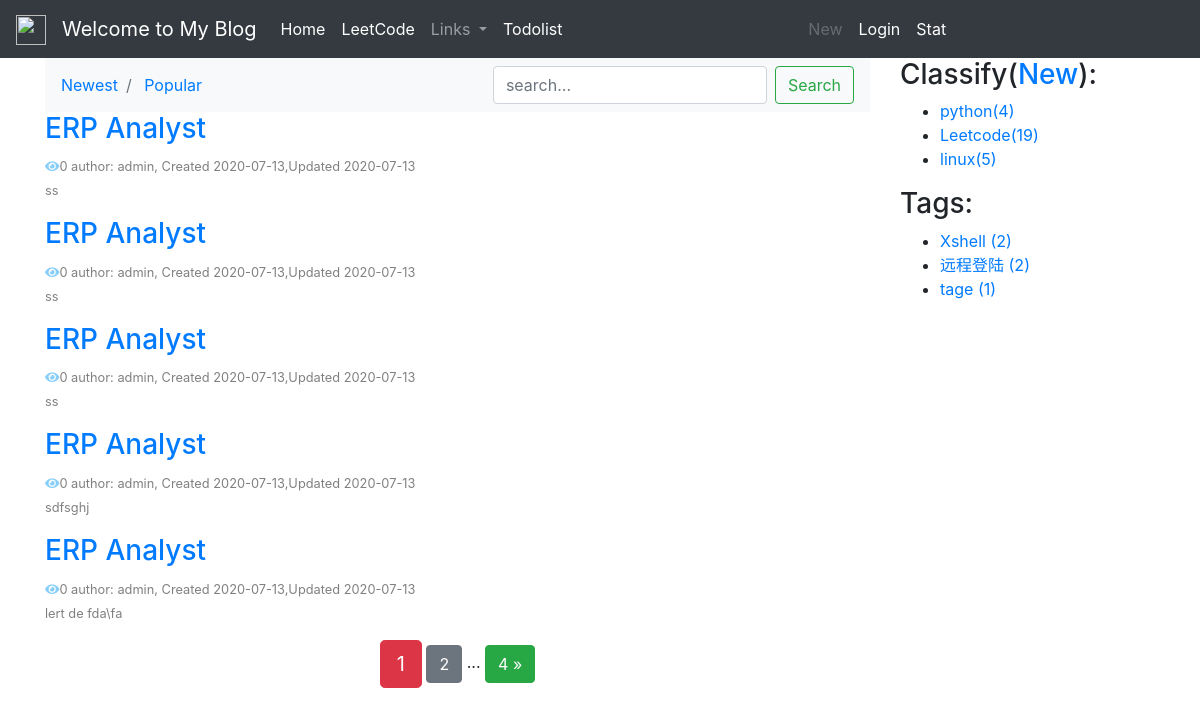
The page / on the database its author committed.
### blog/models.py (models this page shows, shortened)
class Blog(models.Model):
    author = models.ForeignKey(User, on_delete=models.CASCADE)
    title = models.CharField(max_length=100)
    body = models.TextField()
    total_views = models.PositiveIntegerField(default=0)
    created_time = models.DateTimeField(default=timezone.now)
    updated_time = models.DateTimeField(auto_now=True)
    abstract = models.CharField(max_length=200, blank=True)
    classify = models.ForeignKey(BlogClassify, null=True, on_delete=models.CASCADE, related_name='blog')
    tags = models.ManyToManyField(Tag, blank=True)
    avatar = models.ImageField(upload_to='blog/%Y%m%d/', blank=True)
    difficulty=models.ForeignKey(BlogDifficulty,null=True,on_delete=models.CASCADE, related_name='blog')
    datastructrue=models.ForeignKey(BlogClassifyDataStructure,null=True,on_delete=models.CASCADE, related_name='blog')
    algorithm=models.ForeignKey(BlogAlgorithm,null=True,on_delete=models.CASCADE, related_name='blog')
    class Meta:
        ordering = ('-created_time',)

class BlogClassify(models.Model):
    title = models.CharField(max_length=100, blank=True)
    created = models.DateTimeField(default=timezone.now)

class Tag(models.Model):
    name = models.CharField(max_length=100)

### blog/views.py (the view)
# urls.py: path('',views.blog_list,name='blog_list'),
def blog_list(request):
    if not get_user_ip(request):
        return HttpResponse("Your local different IP visit to many times today , please visit tomorrow, Thanks for you visit! Have a good Day!")
    search = request.POST.get('search')
    order = request.GET.get('order')
    classify = request.GET.get('classify')
    tag = request.GET.get('tag')
    blog_list = Blog.objects.all()
    if classify is not None and classify.isdigit():
        blog_list = blog_list.filter(classify=classify)
    cur=BlogClassify.objects.get(title='Leetcode')
    blog_list = blog_list.filter(~Q(classify= cur))
    if tag and tag != 'None':
        blog_list = blog_list.filter(tags=tag)
    if search:
        blog_list = blog_list.filter(
            Q(title__icontains=search) |
            Q(body__icontains=search)
        )
    else:
        search = ''
    if order == 'total_views':
        blog_list = blog_list.order_by('-total_views')
    paginator = Paginator(blog_list, 5)
    page = request.GET.get('page')
    blogs = paginator.get_page(page)
    context = {
        'blogs': blogs,
        'order': order,
        'search': search,
        'classify': classify,
        'tag': tag,
    }
    return render(request, 'blog/list.html', context)

### blog/templatetags/blog_extras.py (called while the page is built)
@register.inclusion_tag('blog/inclusions/_classify.html',takes_context=True)
def show_classify(context):
    classify_list = BlogClassify.objects.annotate(num_posts=Count('blog')).filter(num_posts__gt=0)
    return {
        'classify_list': classify_list,
    }

@register.inclusion_tag('blog/inclusions/_tags.html', takes_context=True)
def show_tags(context):
    tag_list = Tag.objects.annotate(num_posts=Count('blog')).filter(num_posts__gt=0)
    return {
        'tag_list': tag_list,
    }

### templates/blog/list.html (shortened to what this page needs)
{% extends "base.html" %}
{% load staticfiles %}
{% block content %}
    <div>
        <nav class="navbar navbar-expand-lg navbar-light bg-light">
          <div class="collapse navbar-collapse" id="navbarSupportedContent">
            <ul class="navbar-nav mr-auto">
                <li class="breadcrumb-item">
                    <a href="{% url 'blog:blog_list' %}?search={{ search }}&classify={{ classify }}&tag={{ tag }}">
                        Newest
                    </a>
                </li>
                <li class="breadcrumb-item">
                    <a href="{% url 'blog:blog_list' %}?order=total_views&search={{ search }}&classify={{ classify }}&tag={{ tag }}">
                    Popular
                    </a>
                </li>
            </ul>
            <form class="form-inline my-2 my-lg-0" action="{% url 'blog:blog_list' %}?order={{order}}&classify={{ classify }}&tag={{ tag }}" method="POST">
                <input type="search"
                    class="form-control mr-sm-2"
                    name="search"
                    placeholder="search..."
                    required
                >
              <button class="btn btn-outline-success my-2 my-sm-0" type="submit">Search</button>
            </form>
          </div>
        </nav>
    </div>
    {% for blog in blogs %}
    <h3><a href="{% url 'blog:blog_detail' blog.id %}">{{blog.title}}</a></h3>
        <small class="" style="color: gray;"><i class="fas fa-eye" style="color: lightskyblue;"></i>{{ blog.total_views }}&nbsp;author: {{ blog.author }},
            Created {{blog.created_time|date:'Y-m-d'}},Updated {{blog.updated_time|date:'Y-m-d'}}</small>
        <p><small class="text-wrap" style="word-wrap: break-word; color: gray;">{{blog.abstract}}</small></p>
    {% endfor %}
<div class="pagination row">
    <div class="m-auto">
        <span class="step-links">
            <span class="current btn btn-danger btn-lg">
                {{ blogs.number }}
            </span>
            {% if blogs.has_next %}
                <a href="?page={{ blogs.next_page_number }}&order={{ order }}&search={{ search }}&classify={{ classify }}&tag={{ tag }}"
                   class="btn btn-secondary"
                >
                    {{ blogs.next_page_number }}
                </a>
                <span>...</span>
                <a href="?page={{ blogs.paginator.num_pages }}&order={{ order }}&search={{ search }}&classify={{ classify }}&tag={{ tag }}"
                   class="btn btn-success"
                >
                    {{ blogs.paginator.num_pages }} &raquo;
                </a>
            {% endif %}
        </span>
    </div>
</div>
{% endblock content %}

### templates/blog/inclusions/_classify.html
<div class="">
  <h3 class="">Classify(<a href="{% url 'blog:classify_add' %}">New</a>):</h3>
  <ul>
    {% for classify in classify_list %}
    {% if classify.title == 'Leetcode' %}
    <li>
        <a href="{% url 'blog:blog_list_leetcode' %}?classify={{ classify.id }}">{{ classify.title }}<span class="post-count">({{ classify.num_posts }})</span></a>
      </li>
    {% else %}
      <li>
        <a href="{% url 'blog:blog_list' %}?classify={{ classify.id }}">{{ classify.title }}<span class="post-count">({{ classify.num_posts }})</span></a>
      </li>
    {% endif %}
    {% empty %}
      暂无分类！
    {% endfor %}
  </ul>
</div>

### templates/blog/inclusions/_tags.html
<div class="widget widget-tag-cloud">
  <h3 class="widget-title">Tags:</h3>
  <ul>
    {% for tag in tag_list %}
      <li>
        <a href="{% url 'blog:blog_list' %}?tag={{ tag.id }}">{{ tag.name }} <span class="post-count">({{ tag.num_posts }})</span></a>
      </li>
    {% empty %}
      暂无标签！
    {% endfor %}
  </ul>
</div>

### rows shown on the page
Blog: title "ERP Analyst", total_views "0", author "admin", created_time "2020-07-13", updated_time "2020-07-13", abstract "ss"
Blog: title "ERP Analyst", total_views "0", author "admin", created_time "2020-07-13", updated_time "2020-07-13", abstract "ss"
Blog: title "ERP Analyst", total_views "0", author "admin", created_time "2020-07-13", updated_time "2020-07-13", abstract "ss"
Blog: title "ERP Analyst", total_views "0", author "admin", created_time "2020-07-13", updated_time "2020-07-13", abstract "sdfsghj"
Blog: title "ERP Analyst", total_views "0", author "admin", created_time "2020-07-13", updated_time "2020-07-13", abstract "lert de fda\\fa"
BlogClassify: title "python", num_posts "4"
BlogClassify: title "Leetcode", num_posts "19"
BlogClassify: title "linux", num_posts "5"
Tag: name "Xshell", num_posts "2"
Tag: name "远程登陆", num_posts "2"
Tag: name "tage", num_posts "1"

### other values the page prints
{{ blogs.number }} "1"
{{ blogs.next_page_number }} "2"
{{ blogs.paginator.num_pages }} "4"
